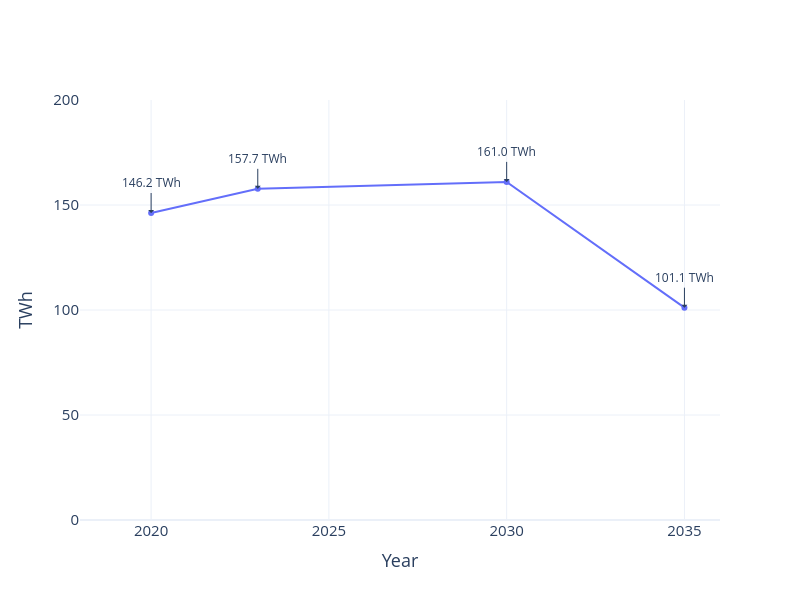

Here is the notebook cell this chart was saved with:
### Code cell
years_cap, values_cap = xy(dictCapTWh)

fig = go.Figure()

for name, x, y, dash in [
    ("Current Policies", years_cap, values_cap, None),
]:
    fig.add_trace(go.Scatter(
        x=list(x), y=list(y),
        mode='lines+markers',
        name=name,
        line=(dict(dash=dash) if dash else None)
    ))

# Build annotations without repeating blocks
target_years = [2020, 2023, 2030, 2035]
annotations = []
for yr in target_years:
    val = dictCapTWh.get(yr)
    if val is not None:
        annotations.append(go.layout.Annotation(
            x=yr, y=val,
            xanchor='center', yanchor='bottom',
            text=f"{val:.1f} TWh",
            showarrow=True, arrowhead=1, ax=0, ay=-20
        ))

fig.update_layout(
    template='plotly_white',
    title_x=0.5,
    width=800, height=600,
    annotations=annotations,
    xaxis=dict(
        title='Year',
        title_font=dict(size=18),
        tickfont=dict(size=15),
        tickvals=[2020, 2025, 2030, 2035],  # custom tick positions
        range=[2018, 2036]                  # xrange
    ),
    yaxis=dict(
        title='TWh',
        title_font=dict(size=18),
        tickfont=dict(size=15),
        range=[0, 200]                       # yrange
    ),
)

fig.write_image("../figures/gas_generation.png", scale=2)
fig.show()

### Figure 1 — Plotly figure (JSON) as saved in the notebook; plotly's stock layout.template omitted (floating-point values rounded to 4 significant figures)
{"data": [{"mode": "lines+markers", "name": "Current Policies", "type": "scatter", "x": [2020, 2023, 2030, 2035], "y": [146.2, 157.7, 161, 101.1]}], "layout": {"annotations": [{"arrowhead": 1, "ax": 0, "ay": -20, "showarrow": true, "text": "146.2 TWh", "x": 2020, "xanchor": "center", "y": 146.2, "yanchor": "bottom"}, {"arrowhead": 1, "ax": 0, "ay": -20, "showarrow": true, "text": "157.7 TWh", "x": 2023, "xanchor": "center", "y": 157.7, "yanchor": "bottom"}, {"arrowhead": 1, "ax": 0, "ay": -20, "showarrow": true, "text": "161.0 TWh", "x": 2030, "xanchor": "center", "y": 161, "yanchor": "bottom"}, {"arrowhead": 1, "ax": 0, "ay": -20, "showarrow": true, "text": "101.1 TWh", "x": 2035, "xanchor": "center", "y": 101.1, "yanchor": "bottom"}], "height": 600, "title": {"x": 0.5}, "width": 800, "xaxis": {"range": [2018, 2036], "tickfont": {"size": 15}, "tickvals": [2020, 2025, 2030, 2035], "title": {"font": {"size": 18}, "text": "Year"}}, "yaxis": {"range": [0, 200], "tickfont": {"size": 15}, "title": {"font": {"size": 18}, "text": "TWh"}}}}
